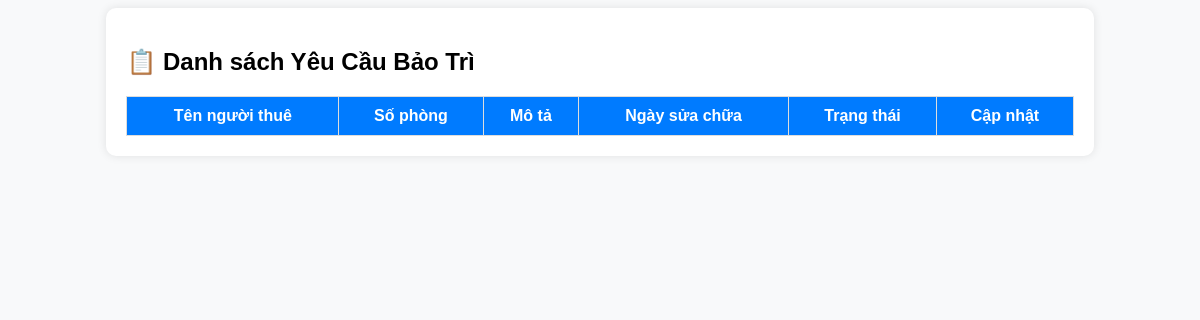
Before: /maintenance.php with the older database file.
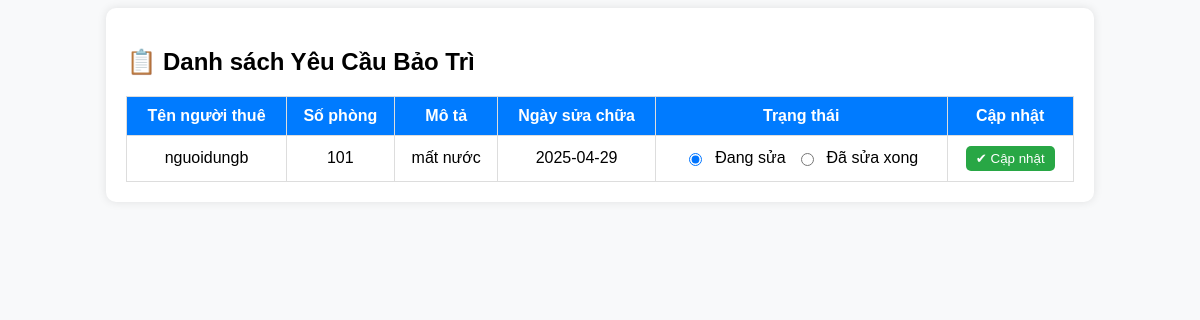
After: the same page with the newer database file.
### tables this page shows
CREATE TABLE `maintenance_requests` (
  `id` int(11) NOT NULL,
  `tenant_name` varchar(255) NOT NULL,
  `room_number` varchar(50) NOT NULL,
  `issue` text NOT NULL,
  `request_date` date NOT NULL,
  `image_path` varchar(255) DEFAULT NULL,
  `created_at` timestamp NOT NULL DEFAULT current_timestamp(),
  `status` enum('Đang sửa','Đã sửa xong') DEFAULT 'Đang sửa'
);

### maintenance.php (the view, shortened to what this page needs)
<?php
include 'db_connect.php';
$result = mysqli_query($conn, "SELECT * FROM maintenance_requests");
?>
<!DOCTYPE html>
<html lang="vi">
<head>
</head>
<body>
    <div class="container">
        <h2>📋 Danh sách Yêu Cầu Bảo Trì</h2>
        <table>
            <tr>
                <th>Tên người thuê</th>
                <th>Số phòng</th>
                <th>Mô tả</th>
                <th>Ngày sửa chữa</th>
                <th>Trạng thái</th>
                <th>Cập nhật</th>
            </tr>
            <?php while ($row = mysqli_fetch_assoc($result)): ?>
            <tr>
                <td><?php echo htmlspecialchars($row['tenant_name']); ?></td>
                <td><?php echo htmlspecialchars($row['room_number']); ?></td>
                <td><?php echo htmlspecialchars($row['issue']); ?></td>
                <td><?php echo htmlspecialchars($row['request_date']); ?></td>
                <td>
                    <form method="POST" class="status-form">
                        <input type="radio" name="status" value="Đang sửa" <?php if ($row['status'] == 'Đang sửa') echo 'checked'; ?>> Đang sửa
                        <input type="radio" name="status" value="Đã sửa xong" <?php if ($row['status'] == 'Đã sửa xong') echo 'checked'; ?>> Đã sửa xong
                        <td>
                            <button type="submit" name="update_status">✔ Cập nhật</button>
                        </td>
                    </form>
                </td>
            </tr>
            <?php endwhile; ?>
        </table>
    </div>
</body>
</html>

Changed rows visible on the page:
added maintenance_requests: tenant_name "nguoidungb", room_number "101", issue "mất nước", request_date "2025-04-29", status "☑"
